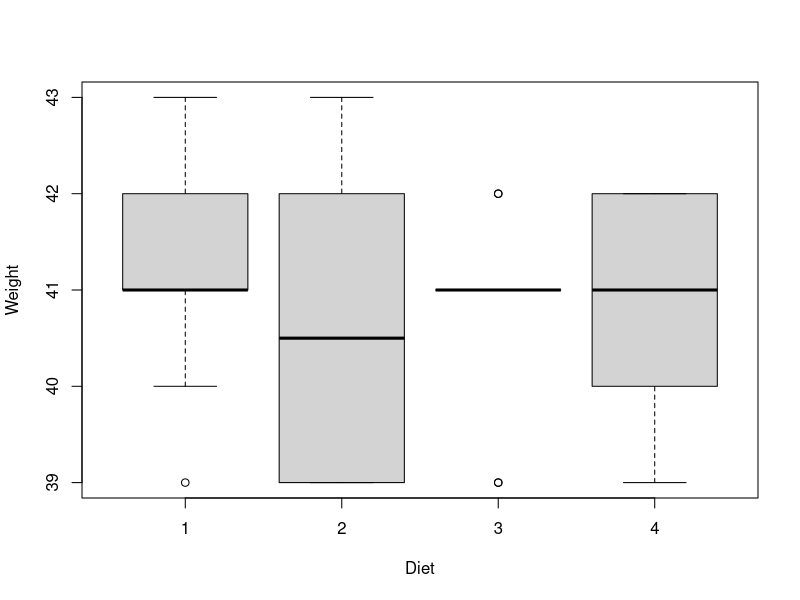
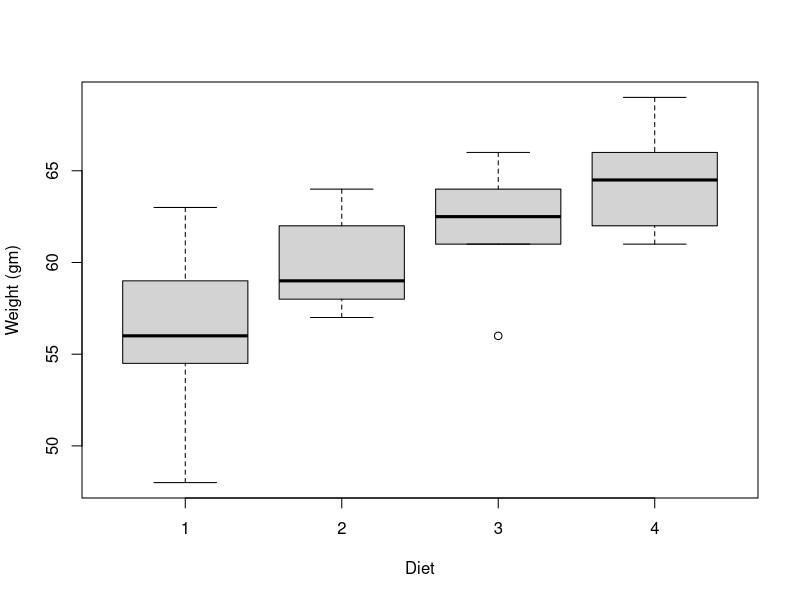
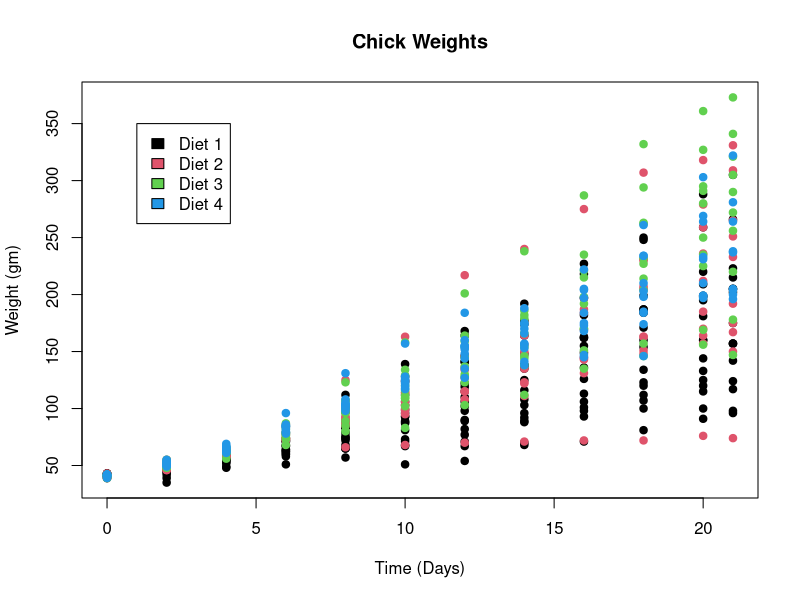
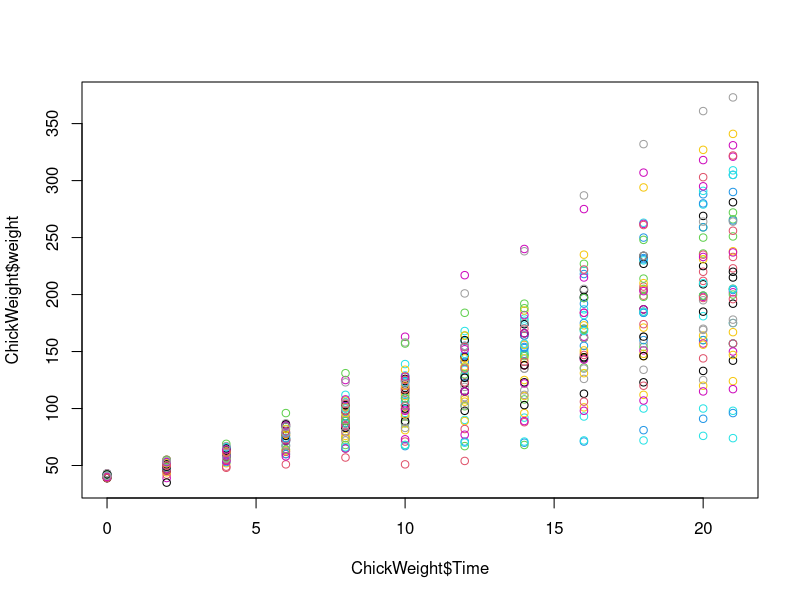

These figures' R source, in order:
#Stats and plotting exercise 
head(ChickWeight)

#1
time_zero <- ChickWeight[ChickWeight$Time == 0,] 
plot(time_zero$Diet, time_zero$weight, xlab = "Diet", ylab = "Weight")
time_zero_model <- lm(formula = time_zero$weight ~ time_zero$Diet)
anova(time_zero_model)

#2
time_end <- ChickWeight[ChickWeight$Time == 4,]
plot(time_end$Diet, time_end$weight, xlab = "Diet", ylab = "Weight (gm)")
time_end_model <- lm(formula = time_end$weight ~ time_end$Diet)
anova(time_end_model)

#3
#IS THERE A DIFFERENCE?

#4
plot(ChickWeight$Time, ChickWeight$weight, col=ChickWeight$Diet,
     pch = 19, xlab = "Time (Days)", ylab = "Weight (gm)", main = "Chick Weights" )
legend(1,350, c("Diet 1","Diet 2", "Diet 3", "Diet 4"), 
       unique(ChickWeight$Diet), col=1:length(ChickWeight$Diet))
#5
plot(ChickWeight$Time, ChickWeight$weight, col=ChickWeight$Chick)
